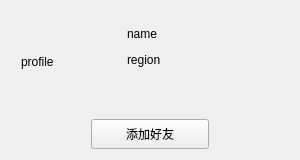
<?xml version="1.0" encoding="UTF-8"?>
<ui version="4.0">
 <class>AddFriend</class>
 <widget class="QWidget" name="AddFriend">
  <property name="geometry">
   <rect>
    <x>0</x>
    <y>0</y>
    <width>300</width>
    <height>160</height>
   </rect>
  </property>
  <property name="minimumSize">
   <size>
    <width>300</width>
    <height>150</height>
   </size>
  </property>
  <property name="maximumSize">
   <size>
    <width>300</width>
    <height>160</height>
   </size>
  </property>
  <property name="windowTitle">
   <string>添加好友</string>
  </property>
  <layout class="QGridLayout" name="gridLayout_2">
   <item row="1" column="0">
    <layout class="QGridLayout" name="gridLayout">
     <property name="spacing">
      <number>0</number>
     </property>
     <item row="0" column="1">
      <widget class="QPushButton" name="pushButton_AddFriend">
       <property name="minimumSize">
        <size>
         <width>0</width>
         <height>30</height>
        </size>
       </property>
       <property name="text">
        <string>添加好友</string>
       </property>
      </widget>
     </item>
     <item row="0" column="0">
      <spacer name="horizontalSpacer">
       <property name="orientation">
        <enum>Qt::Orientation::Horizontal</enum>
       </property>
       <property name="sizeType">
        <enum>QSizePolicy::Policy::Fixed</enum>
       </property>
       <property name="sizeHint" stdset="0">
        <size>
         <width>80</width>
         <height>20</height>
        </size>
       </property>
      </spacer>
     </item>
     <item row="0" column="2">
      <spacer name="horizontalSpacer_2">
       <property name="orientation">
        <enum>Qt::Orientation::Horizontal</enum>
       </property>
       <property name="sizeType">
        <enum>QSizePolicy::Policy::Fixed</enum>
       </property>
       <property name="sizeHint" stdset="0">
        <size>
         <width>80</width>
         <height>20</height>
        </size>
       </property>
      </spacer>
     </item>
    </layout>
   </item>
   <item row="0" column="0">
    <layout class="QHBoxLayout" name="horizontalLayout">
     <property name="leftMargin">
      <number>10</number>
     </property>
     <property name="topMargin">
      <number>0</number>
     </property>
     <property name="rightMargin">
      <number>0</number>
     </property>
     <item>
      <widget class="QLabel" name="label_ProFile">
       <property name="minimumSize">
        <size>
         <width>80</width>
         <height>80</height>
        </size>
       </property>
       <property name="maximumSize">
        <size>
         <width>80</width>
         <height>80</height>
        </size>
       </property>
       <property name="text">
        <string>profile</string>
       </property>
      </widget>
     </item>
     <item>
      <layout class="QVBoxLayout" name="verticalLayout">
       <property name="spacing">
        <number>0</number>
       </property>
       <property name="leftMargin">
        <number>20</number>
       </property>
       <item>
        <spacer name="verticalSpacer_3">
         <property name="orientation">
          <enum>Qt::Orientation::Vertical</enum>
         </property>
         <property name="sizeType">
          <enum>QSizePolicy::Policy::Fixed</enum>
         </property>
         <property name="sizeHint" stdset="0">
          <size>
           <width>20</width>
           <height>10</height>
          </size>
         </property>
        </spacer>
       </item>
       <item>
        <widget class="QLabel" name="label_Name">
         <property name="text">
          <string>name</string>
         </property>
        </widget>
       </item>
       <item>
        <widget class="QLabel" name="label_Region">
         <property name="text">
          <string>region</string>
         </property>
        </widget>
       </item>
       <item>
        <spacer name="verticalSpacer_4">
         <property name="orientation">
          <enum>Qt::Orientation::Vertical</enum>
         </property>
         <property name="sizeType">
          <enum>QSizePolicy::Policy::Fixed</enum>
         </property>
         <property name="sizeHint" stdset="0">
          <size>
           <width>20</width>
           <height>10</height>
          </size>
         </property>
        </spacer>
       </item>
       <item>
        <spacer name="verticalSpacer_5">
         <property name="orientation">
          <enum>Qt::Orientation::Vertical</enum>
         </property>
         <property name="sizeType">
          <enum>QSizePolicy::Policy::Fixed</enum>
         </property>
         <property name="sizeHint" stdset="0">
          <size>
           <width>20</width>
           <height>30</height>
          </size>
         </property>
        </spacer>
       </item>
      </layout>
     </item>
    </layout>
   </item>
  </layout>
 </widget>
 <resources/>
 <connections/>
</ui>
